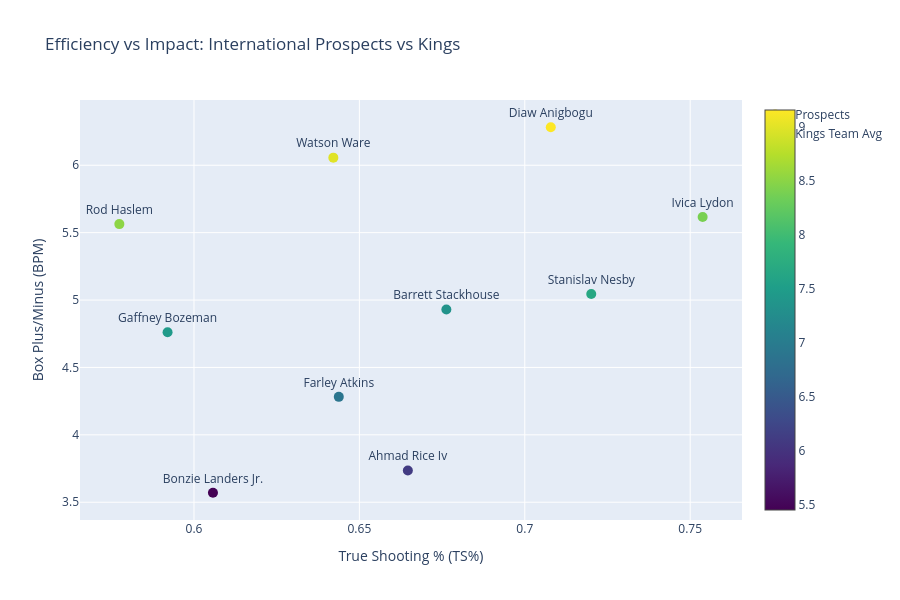

The notebook cell this image was saved under:
### Code cell
fig = go.Figure()

# Prospects
fig.add_trace(go.Scatter(
    x=top_prospects['ts_pct'], y=top_prospects['bpm'],
    mode='markers+text', text=top_prospects['first_name'] + ' ' + top_prospects['last_name'],
    textposition="top center", marker=dict(size=10, color=top_prospects['fit_score'], colorscale='Viridis', showscale=True),
    name='Prospects'
))

# Kings average
fig.add_trace(go.Scatter(
    x=[kings_team['ts_pct']], y=[kings_team['bpm']],
    mode='markers', marker=dict(size=15, color='red', symbol='star'), name='Kings Team Avg'
))

fig.update_layout(
    title="Efficiency vs Impact: International Prospects vs Kings",
    xaxis_title="True Shooting % (TS%)",
    yaxis_title="Box Plus/Minus (BPM)",
    height=600
)
fig.show()

### Figure 1 — Plotly figure (JSON) as saved in the notebook; plotly's stock layout.template omitted (floating-point values rounded to 4 significant figures)
{"data": [{"marker": {"color": [9.153, 8.988, 8.507, 8.39, 7.652, 7.444, 7.348, 6.892, 6.105, 5.451], "colorscale": [[0, "#440154"], [0.1111, "#482878"], [0.2222, "#3e4989"], [0.3333, "#31688e"], [0.4444, "#26828e"], [0.5556, "#1f9e89"], [0.6667, "#35b779"], [0.7778, "#6ece58"], [0.8889, "#b5de2b"], [1, "#fde725"]], "showscale": true, "size": 10}, "mode": "markers+text", "name": "Prospects", "text": ["Diaw Anigbogu", "Watson Ware", "Rod Haslem", "Ivica Lydon", "Stanislav Nesby", "Gaffney Bozeman", "Barrett Stackhouse", "Farley Atkins", "Ahmad Rice Iv", "Bonzie Landers Jr."], "textposition": "top center", "type": "scatter", "x": [0.7079, 0.6421, 0.5774, 0.7538, 0.7201, 0.592, 0.6763, 0.6438, 0.6646, 0.6057], "y": [6.282, 6.056, 5.563, 5.616, 5.045, 4.761, 4.929, 4.282, 3.736, 3.57]}, {"marker": {"color": "red", "size": 15, "symbol": "star"}, "mode": "markers", "name": "Kings Team Avg", "type": "scatter", "x": [[0.5495]], "y": [[-2.763]]}], "layout": {"height": 600, "title": {"text": "Efficiency vs Impact: International Prospects vs Kings"}, "xaxis": {"title": {"text": "True Shooting % (TS%)"}}, "yaxis": {"title": {"text": "Box Plus/Minus (BPM)"}}}}
